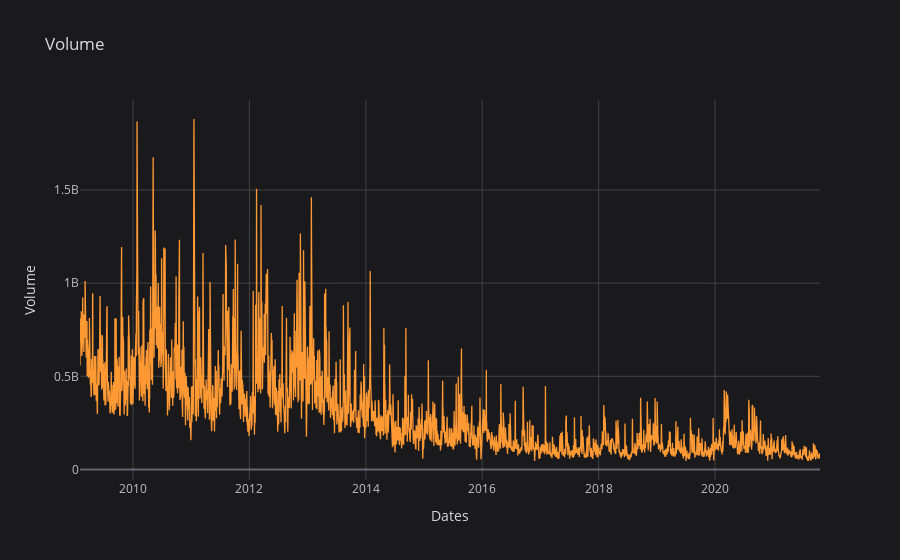

The notebook cell saved with this chart:
### Code cell
nflx['Volume'].iplot(title='Volume', xTitle='Dates', yTitle='Volume', theme='space')

### Figure 1 — Plotly figure (JSON) as saved in the notebook; plotly's stock layout.template omitted (floating-point values rounded to 4 significant figures; data arrays with more than 128 entries replaced by an {"elided": "..."} marker saying what was removed)
{"data": [{"line": {"color": "rgba(255, 153, 51, 1.0)", "dash": "solid", "shape": "linear", "width": 1.3}, "mode": "lines", "name": "Volume", "text": "", "type": "scatter", "x": {"elided": "3204 str values"}, "y": {"elided": "3204 int values"}}], "layout": {"legend": {"bgcolor": "#1A1A1C", "font": {"color": "#D9D9D9"}}, "paper_bgcolor": "#1A1A1C", "plot_bgcolor": "#1A1A1C", "title": {"font": {"color": "#D9D9D9"}, "text": "Volume"}, "xaxis": {"gridcolor": "#434343", "showgrid": true, "tickfont": {"color": "#C2C2C2"}, "title": {"font": {"color": "#D9D9D9"}, "text": "Dates"}, "zerolinecolor": "#666570"}, "yaxis": {"gridcolor": "#434343", "showgrid": true, "tickfont": {"color": "#C2C2C2"}, "title": {"font": {"color": "#D9D9D9"}, "text": "Volume"}, "zerolinecolor": "#666570"}}}
